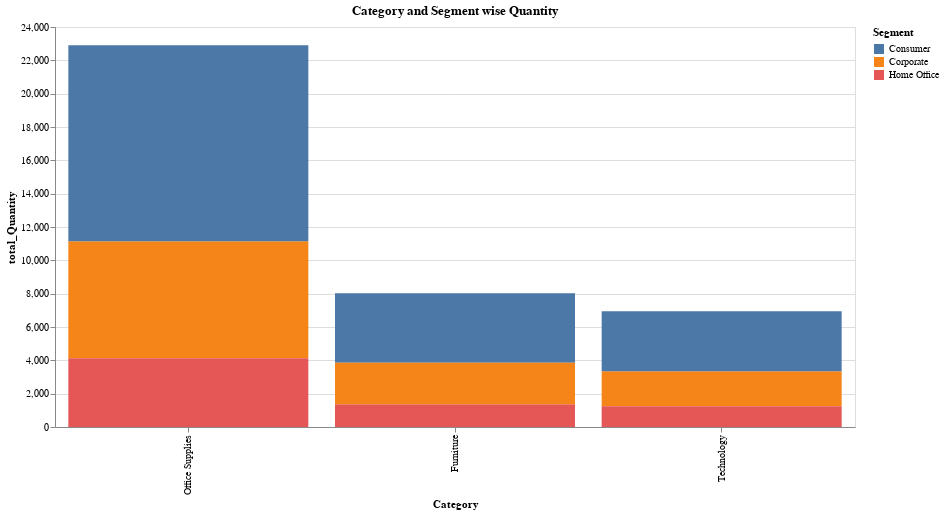

Here is the notebook cell this chart was saved with:
### Code cell
chart

### Figure 1 — Vega-Lite specification as saved in the notebook (floating-point values rounded to 4 significant figures)
{"config": {"view": {"continuousWidth": 300, "continuousHeight": 300}}, "data": {"name": "data-e83358327eef66910b23206af15a44c5"}, "mark": {"type": "bar", "tooltip": true}, "encoding": {"color": {"field": "Segment", "type": "nominal"}, "x": {"field": "Category", "sort": ["Office Supplies", "Furniture", "Technology"], "type": "nominal"}, "y": {"field": "total_Quantity", "type": "quantitative"}}, "height": 400, "params": [{"name": "param_4", "select": {"type": "interval", "encodings": ["x", "y"]}, "bind": "scales"}], "title": "Category and Segment wise Quantity", "width": 800, "$schema": "https://vega.github.io/schema/vega-lite/v5.20.1.json", "datasets": {"data-e83358327eef66910b23206af15a44c5": [{"Category": "Office Supplies", "Segment": "Corporate", "total_Quantity": 7018}, {"Category": "Technology", "Segment": "Corporate", "total_Quantity": 2095}, {"Category": "Technology", "Segment": "Home Office", "total_Quantity": 1247}, {"Category": "Furniture", "Segment": "Home Office", "total_Quantity": 1367}, {"Category": "Furniture", "Segment": "Consumer", "total_Quantity": 4166}, {"Category": "Technology", "Segment": "Consumer", "total_Quantity": 3597}, {"Category": "Furniture", "Segment": "Corporate", "total_Quantity": 2495}, {"Category": "Office Supplies", "Segment": "Consumer", "total_Quantity": 11758}, {"Category": "Office Supplies", "Segment": "Home Office", "total_Quantity": 4130}]}}
